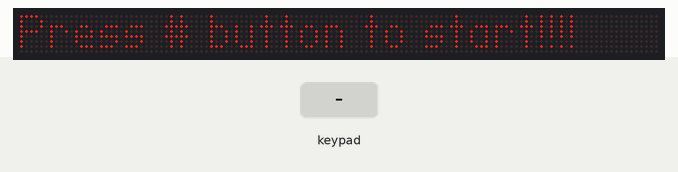
Simulated run of this sketch. Board: Arduino Uno, built with avr-gcc and run on an emulated ATmega328P. Parts: 128×8 LED matrix. The test bench sets the inputs (shaded band). Random numbers use the default seed unless the sketch sets one; what the sketch prints to the serial monitor is not drawn.

Above: at 0.8 s.
0.9 s: key '#' pressed
At 1.5 s:
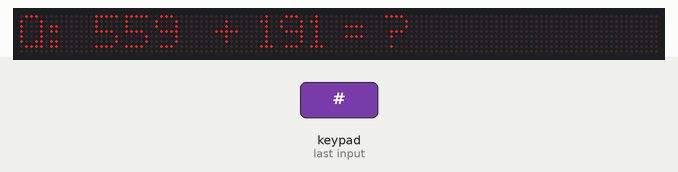
2.4 s: keypad keys 9 8 7 6 * pressed 0.4 s apart
At 4.8 s:
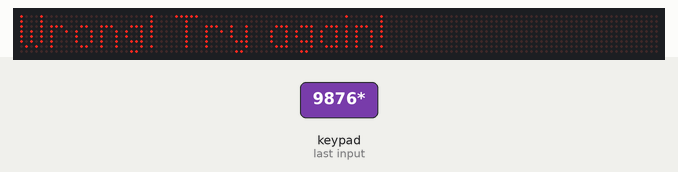
5.9 s: key '4' pressed
At 7.1 s:
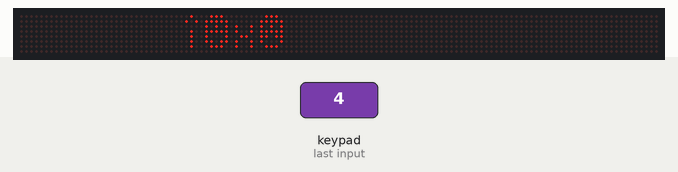
7.4 s: keypad keys 5 4 3 2 pressed 0.4 s apart
At 9.6 s:
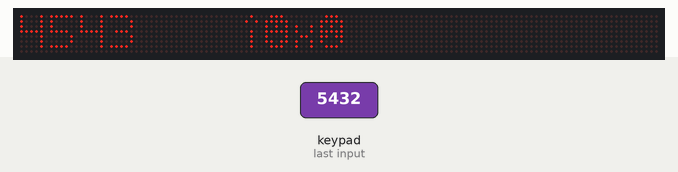
Timing chart, 0 to 11.1 s (numbered marks = the images above; inputs shaded):
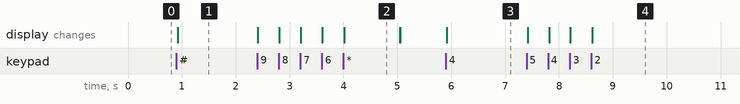

Measured:
- after the input at 0.9 s, the display: changes at once (image 1)
- after the input at 2.4 s, the display: first changes at once (image 2 shows a later state)
- after the input at 5.9 s, the display: changes at once (image 3)
- after the input at 7.4 s, the display: first changes at once (image 4 shows a later state)
- what the display in image 2 shows lasts 1.0 s, from 4.0 s to 5.0 s

The sketch:

Math_test.ino
```cpp
/*
 * Maths test program with 4x4 Matrix Keypad connected to Arduino
This code prints the key pressed on the keypad to the serial port*/


// include MD_Parola library for scrolling text on LED Matrix
#include <MD_Parola.h>
#include <MD_MAX72xx.h>
#include <SPI.h>

// To support 4x4 Keypad for input
#include <Keypad.h>


// Define the number of devices we have in the chain and the hardware interface
// NOTE: These pin numbers will probably not work with your hardware and may
// need to be adapted
#define MAX_DEVICES 16
#define MAX_ZONES 4
#define CLK_PIN   13
#define DATA_PIN  11
#define CS_PIN    10

// Setup parameters for MD_Parola
uint8_t scrollSpeed = 25;    // default frame delay value
textEffect_t scrollEffect = PA_SCROLL_LEFT;
textPosition_t scrollAlign = PA_LEFT;
uint16_t scrollPause = 2000; // in milliseconds

// Variables for Keypad
const byte numRows= 4; //number of rows on the keypad
const byte numCols= 4; //number of columns on the keypad

long first_no = 0;
long sec_no = 0;
long opr = 0;
int answer = 0;

char keymap[numRows][numCols]=
{
{'4', '8', '#', 'D'},
{'3', '7', '*', 'C'},
{'2', '6', '0', 'B'},
{'1', '5', '9', 'A'}
};
//Code that shows the the keypad connections to the arduino terminals
byte rowPins[numRows] = {9,8,7,6}; //Rows 0 to 3
byte colPins[numCols]= {5,4,3,2}; //Columns 0 to 3

//Buffer to collect input
char buf[11];
char temp_Q[60];
int i = 0;
int ready_out = 0;

//initializes an instance of the Keypad class
Keypad myKeypad= Keypad(makeKeymap(keymap), rowPins, colPins, numRows, numCols);

// HARDWARE SPI
MD_Parola P = MD_Parola(CS_PIN, MAX_DEVICES);
// SOFTWARE SPI
//MD_Parola P = MD_Parola(DATA_PIN, CLK_PIN, CS_PIN, MAX_DEVICES);

// Global message buffers shared by Serial and Scrolling functions
#define  BUF_SIZE  75
char curMessage[BUF_SIZE] = { "" };
char newMessage[BUF_SIZE] = { "Press # button to start!!!!" };
bool newMessageAvailable = true;
bool to_zone = false;


//Generate Maths questions by using random generated no.
void question()
{
  randomSeed(analogRead(3) * millis());
  char temp[10];

  first_no = random(999);
  sec_no = random(first_no);
  opr = random(0, 999);

  //use newMessage to setup new question
  Serial.print("Question: ");
  strcpy(newMessage, "Q:  ");
  Serial.print(first_no);
  ltoa(first_no, temp, 10);
  strcat(newMessage, temp);
  switch (opr % 4)
  {
    case 0:
      Serial.print(" + ");
      strcat(newMessage, "  + ");
      answer = first_no + sec_no;
      break;
    case 1:
      Serial.print(" - ");
      strcat(newMessage, "  - ");
      answer = first_no - sec_no;
      break;
    case 2:
      Serial.print(" + ");
      strcat(newMessage, "  + ");
      answer = first_no + sec_no;
      break;
    case 3:
      Serial.print(" - ");
      strcat(newMessage, "  - ");
      answer = (long)(first_no - sec_no);
      break;
  }
  Serial.print(sec_no);
  ltoa(sec_no, temp, 10);
  strcat(newMessage, temp);
  Serial.println(" = ?");
  strcat(newMessage, " = ?");
  strcpy(temp_Q, newMessage);
  newMessageAvailable = true;
}

void setup()
{
  Serial.begin(9600);
  Serial.print("\n[Parola Scrolling Display]\nType a message for the scrolling display\nEnd message line with a newline\n");

  P.begin();
  P.setIntensity(1);
  P.displayClear();
  P.displayText(curMessage, scrollAlign, scrollSpeed, scrollPause, scrollEffect, scrollEffect);

  Serial.println("Press # to start");
  P.displayAnimate();
  P.write(newMessage);
  Serial.println("Here in setup");
  P.displayReset();
  while (true)
  {
    char keyin = myKeypad.getKey();

    if (keyin == '#')
    {
      Serial.println("Game starts....");
      question();
      break;
    }
  }

}

//If key is pressed, this key is stored in 'keypressed' variable
//If key is not equal to 'NO_KEY', then this key is printed out
//if count=17, then count is reset back to 0 (this means no key is pressed during the whole keypad scan process
void loop()
{
  char keypressed = myKeypad.getKey();
  if (keypressed != NO_KEY)
  {
    if ((keypressed != '#') && (keypressed != 'A') && (keypressed != 'B') && (keypressed != 'C') && (keypressed != 'D'))
    {
      if (keypressed != '*')
      {
        Serial.print(keypressed);
        P.write(buf);
        P.displayReset();
        if (i < 9)
        {
          buf[i] = keypressed;
          i++;
        }
        else if (i == 9)
        {
          buf[i] = keypressed;
          buf[i+1] = '\n';
          ready_out = 1;
          i = 0;
        }
      }
      else
      {
        buf[i] = '\n';
        ready_out = 1;
        i = 0;
      }
    }
  }

  if (ready_out == 1)
  {
    //Serial.println(buf);
    if (answer == atol(buf))
    {
      Serial.println("\nCorrect!!!\nNext Question...\n");
      P.write("Correct! Next Question!");
      P.displayReset();
      delay(1000);
      question();
    }
    else
    {
      Serial.println("\nYou're wrong!!!  Try again!!!");
      Serial.println(temp_Q);
      P.write("Wrong! Try again!");
      P.displayReset();
      delay(1000);
      strcpy(curMessage, temp_Q);
      newMessageAvailable = true;
    }
    ready_out = 0;
    for (int r = 0; r < 11; r++)
    {
      buf[r] = ' ';
      P.write("");
      P.displayReset();
    }
  }

  if (P.displayAnimate())
  {
    if (newMessageAvailable)
    {
      strcpy(curMessage, newMessage);
      P.write(newMessage);
      newMessageAvailable = false;
    }
    P.displayReset();
  }

}
```
